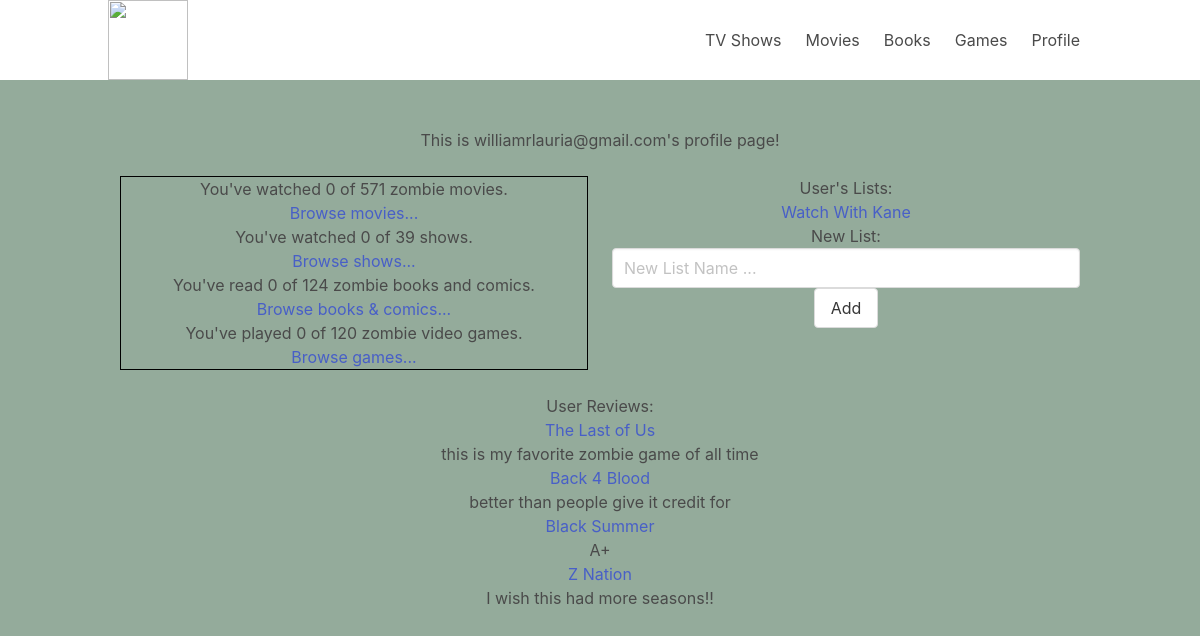
The app's page /profile (signed in), older data.
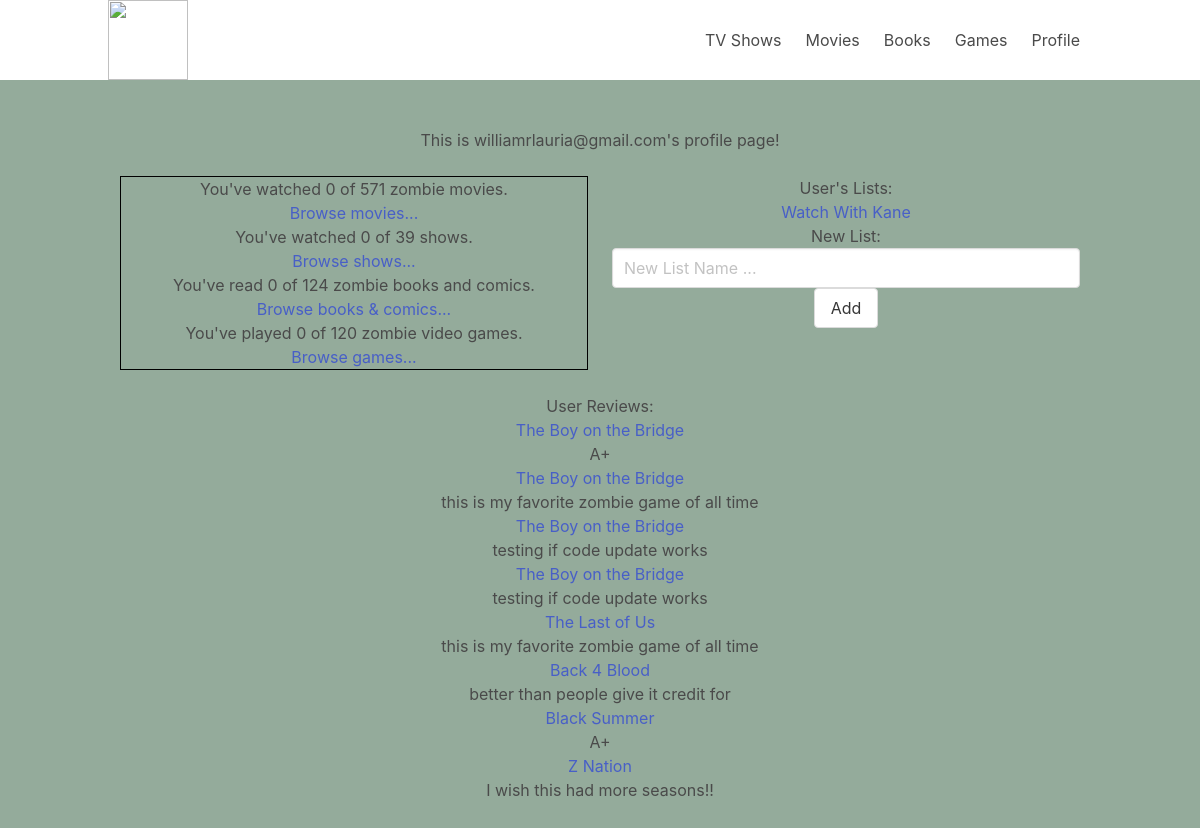
The same page, newer data.
### models.py (models this page shows)
class Reviewer(db.Model):
    id = db.Column(db.Integer, primary_key = True)
    username = db.Column(db.String(100), index = True, unique=True)
    password_hash = db.Column(db.String(128))
    user_lists = db.relationship('List', backref="list", lazy='dynamic')
    book_count = db.Column(db.Integer, index=False, unique=False)
    movie_count = db.Column(db.Integer, index=False, unique=False)
    game_count = db.Column(db.Integer, index=False, unique=False)
    show_count = db.Column(db.Integer, index=False, unique=False)

class List(db.Model):
    id = db.Column(db.Integer, primary_key = True)
    title = db.Column(db.String(100), index=True, unique=True)
    reviewer_id = db.Column(db.Integer, db.ForeignKey('reviewer.id'))

class GameReview(db.Model):
    id = db.Column(db.Integer, primary_key = True)
    text = db.Column(db.String(1000), index=False, unique=False)
    game_id = db.Column(db.Integer, db.ForeignKey('game.id'))
    reviewer_id = db.Column(db.Integer, db.ForeignKey('reviewer.id'))
    consumed = db.Column(db.Boolean)

class Game(db.Model):
    id = db.Column(db.Integer, primary_key = True)
    title = db.Column(db.String(100), index = True, unique=True)
    description = db.Column(db.String(1000), index=False, unique=False)
    release = db.Column(db.Integer, index=False, unique=False)
    platforms = db.Column(db.String(50), index=False, unique=False)
    image = db.Column(db.Text(5000))

class ShowReview(db.Model):
    id = db.Column(db.Integer, primary_key = True)
    text = db.Column(db.String(1000), index=False, unique=False)
    show_id = db.Column(db.Integer, db.ForeignKey('show.id'))
    reviewer_id = db.Column(db.Integer, db.ForeignKey('reviewer.id'))
    consumed = db.Column(db.Boolean)

class Show(db.Model):
    id = db.Column(db.Integer, primary_key = True)
    title = db.Column(db.String(100), index = True, unique=True)
    description = db.Column(db.String(1000), index=False, unique=False)
    seasons = db.Column(db.Integer, index=True, unique=False)
    release = db.Column(db.Integer, index=False, unique=False)
    image = db.Column(db.Text(5000))

class BookReview(db.Model):
    id = db.Column(db.Integer, primary_key = True)
    text = db.Column(db.String(1000), index=False, unique=False)
    book_id = db.Column(db.Integer, db.ForeignKey('book.id'))
    reviewer_id = db.Column(db.Integer, db.ForeignKey('reviewer.id'))
    consumed = db.Column(db.Boolean)

class Book(db.Model):
    id = db.Column(db.Integer, primary_key = True)
    title = db.Column(db.String(100), index = True, unique=True)
    description = db.Column(db.String(1000), index=False, unique=False)
    author = db.Column(db.String(100), index=True, unique=False)
    artist = db.Column(db.String(300))
    release = db.Column(db.Integer, index=False, unique=False)
    image = db.Column(db.Text(5000))

### app.py (the view)
@app.route('/profile')
def profile():
    cur_user = get_current_user()
    if cur_user is None: return redirect(url_for('login'))
    book_reviews = BookReview.query.filter(BookReview.reviewer_id == current_user.id).all()
    for i, elem in enumerate(book_reviews): book_reviews[i].book = Book.query.get(elem.book_id)
    movie_reviews = MovieReview.query.filter(MovieReview.reviewer_id == current_user.id).all()
    for i, elem in enumerate(movie_reviews): movie_reviews[i].movie = Movie.query.get(elem.movie_id)
    game_reviews = GameReview.query.filter(GameReview.reviewer_id == current_user.id).all()
    for i, elem in enumerate(game_reviews): game_reviews[i].game = Game.query.get(elem.game_id)
    show_reviews = ShowReview.query.filter(ShowReview.reviewer_id == current_user.id).all()
    for i, elem in enumerate(show_reviews): show_reviews[i].show = Show.query.get(elem.show_id)
    return render_template("profile.html", template_lists = get_current_lists(), cur_user=current_user,
        template_book_reviews=book_reviews, template_movie_reviews=movie_reviews, template_game_reviews=game_reviews, template_show_reviews=show_reviews)

### app.py (called while the page is built)
def get_current_user():
    return current_user

def get_current_lists():
    current_user = get_current_user()
    if current_user is not None:
        return List.query.filter(List.reviewer_id == current_user.id).all()
    else:
        return []

### templates/profile.html (shortened to what this page needs)
{% extends "navbar.html" %}
{% block content %}
<p> This is {{cur_user.username}}'s profile page!</p>
<br />
<div class="columns">
    <div class="column">
        <div style="border: 1px solid black">
        <p> You've watched {{cur_user.movie_count}} of 571 zombie movies.</p>
        <p><a href="/movies">Browse movies...</a></p>
        <p> You've watched {{cur_user.show_count}} of 39 shows.</p>
        <p><a href="/shows">Browse shows...</a></p>
        <p> You've read {{cur_user.book_count}} of 124 zombie books and comics.</p>
        <p><a href="/books">Browse books & comics...</a></p>
        <p> You've played {{cur_user.game_count}} of 120 zombie video games.</p>
        <p><a href="/books">Browse games...</a></p>
        </div>
    </div>
    <div class="column">
        <p>User's Lists:</p>
        <ul>
        {% for list in template_lists %}
            <li><a href="/lists/{{list.id}}">{{list.title | title}}</a></li>
        {% endfor %}
        </ul>
        <div>New List:
            <form method="POST" action="/newlist">
                <input class="input" type="text" name="listname" placeholder="New List Name ... ">
                <button class="button">Add</button>
            </form>
        </div>
    </div>
</div>
<p>User Reviews:</p>
{% for review in template_book_reviews %}
    <a href="books/{{review.book.id}}"> {{ review.book.title }} </a>
    <br />
    {{ review.text }}
    <br />
{% endfor %}
{% for review in template_game_reviews %}
    <a href="games/{{review.game.id}}"> {{ review.game.title }} </a>
    <br />
    {{ review.text }}
    <br />
{% endfor %}
{% for review in template_show_reviews %}
    <a href="shows/{{review.show.id}}"> {{ review.show.title }} </a>
    <br />
    {{ review.text }}
    <br />
{% endfor %}
{% endblock %}

### templates/navbar.html (shortened to what this page needs)
<html>
    <head>
        <link rel="stylesheet" href="{{ url_for('static', filename='css/style.css') }}">
        <link rel="stylesheet" href="https://cdnjs.cloudflare.com/ajax/libs/bulma/0.7.2/css/bulma.min.css" />
    </head>
    <body>
                <nav class="navbar">
                    <div class="container">
                            <div class="navbar-brand">
                                <a href="/"><img style="height: 80px;; width:80px"src="https://emojipedia-us.s3.dualstack.us-west-1.amazonaws.com/thumbs/160/apple/114/zombie_1f9df.png"></a>
                            </div>
                            <div class="navbar-menu">
                                <div class="navbar-end">
                                    <a href="/shows" class="navbar-item">TV Shows</a>
                                    <a href="/movies" class="navbar-item">Movies</a>
                                    <a href="/books" class="navbar-item">Books</a>
                                    <a href="/games" class="navbar-item">Games</a>
                                    <a href="/profile" class="navbar-item">Profile</a>
                                </div>
                            </div>
                    </div>
                </nav>
            <div class="hero-body">
                <div class="container has-text-centered">
            {% block content %} {% endblock %}
                </div>
            </div>
    </body>
</html>

### static/css/style.css (style rules this page uses)
body { background-color: rgb(148, 171, 155); }

Row changes from the older to the newer data that the page shows:
added BookReview: book "The Boy on the Bridge", text "A+"
added BookReview: book "The Boy on the Bridge", text "this is my favorite zombie game of all time"
added BookReview: book "The Boy on the Bridge", text "testing if code update works"
added BookReview: book "The Boy on the Bridge", text "testing if code update works"
